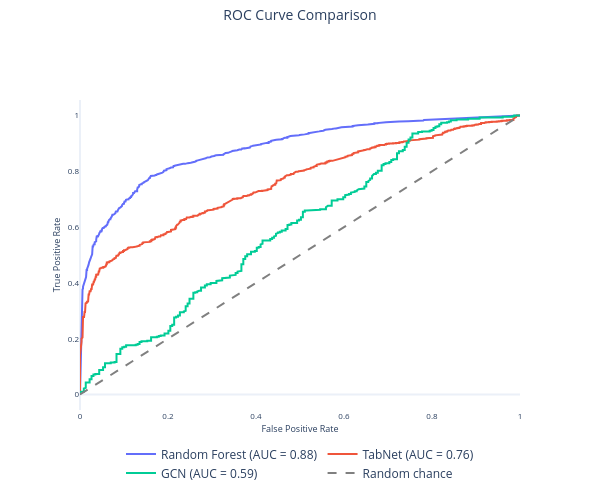

Notebook cell for this chart:
### Code cell
plotly_roc_curves({
    "Random Forest": (y_val_split, rf_probs),
    "TabNet": (y_val_tab, tabnet_probs),
    "GCN": (y_val_gcn, y_prob_gcn),
})

### Figure 1 — Plotly figure (JSON) as saved in the notebook; plotly's stock layout.template omitted (floating-point values rounded to 4 significant figures; data arrays with more than 128 entries replaced by an {"elided": "..."} marker saying what was removed)
{"data": [{"hovertemplate": "FPR: %{x:.2f}<br>TPR: %{y:.2f}<extra></extra>", "mode": "lines", "name": "Random Forest (AUC = 0.88)", "type": "scatter", "x": {"elided": "420 float values"}, "y": {"elided": "420 float values"}}, {"hovertemplate": "FPR: %{x:.2f}<br>TPR: %{y:.2f}<extra></extra>", "mode": "lines", "name": "TabNet (AUC = 0.76)", "type": "scatter", "x": {"elided": "838 float values"}, "y": {"elided": "838 float values"}}, {"hovertemplate": "FPR: %{x:.2f}<br>TPR: %{y:.2f}<extra></extra>", "mode": "lines", "name": "GCN (AUC = 0.59)", "type": "scatter", "x": {"elided": "297 float values"}, "y": {"elided": "297 float values"}}, {"hoverinfo": "skip", "line": {"color": "gray", "dash": "dash"}, "mode": "lines", "name": "Random chance", "type": "scatter", "x": [0, 1], "y": [0, 1]}], "layout": {"font": {"size": 12}, "height": 500, "legend": {"orientation": "h", "x": 0.5, "xanchor": "center", "y": -0.25, "yanchor": "bottom"}, "title": {"font": {"size": 14}, "text": "ROC Curve Comparison", "x": 0.5, "xanchor": "center", "y": 0.98, "yanchor": "top"}, "width": 600, "xaxis": {"showgrid": false, "tickfont": {"size": 8}, "title": {"font": {"size": 9}, "standoff": 5, "text": "False Positive Rate"}}, "yaxis": {"showgrid": false, "tickfont": {"size": 8}, "title": {"font": {"size": 9}, "standoff": 5, "text": "True Positive Rate"}}}}
